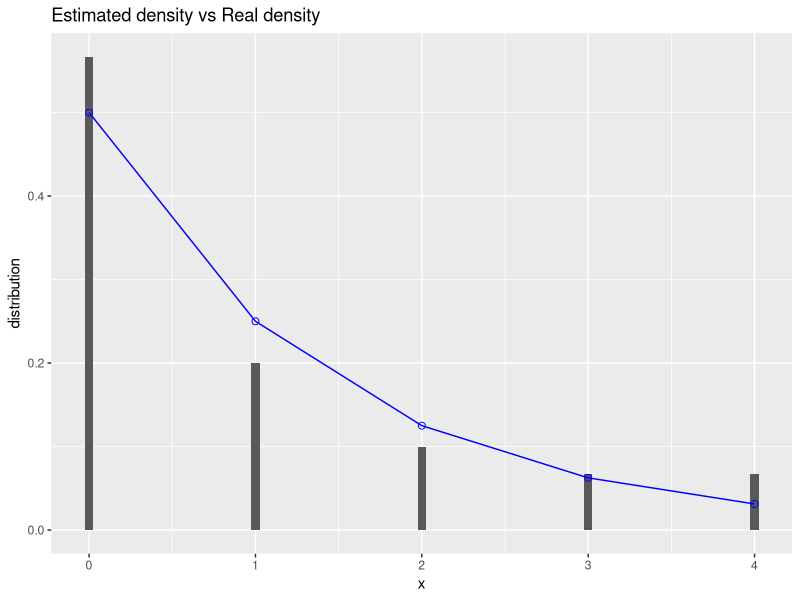
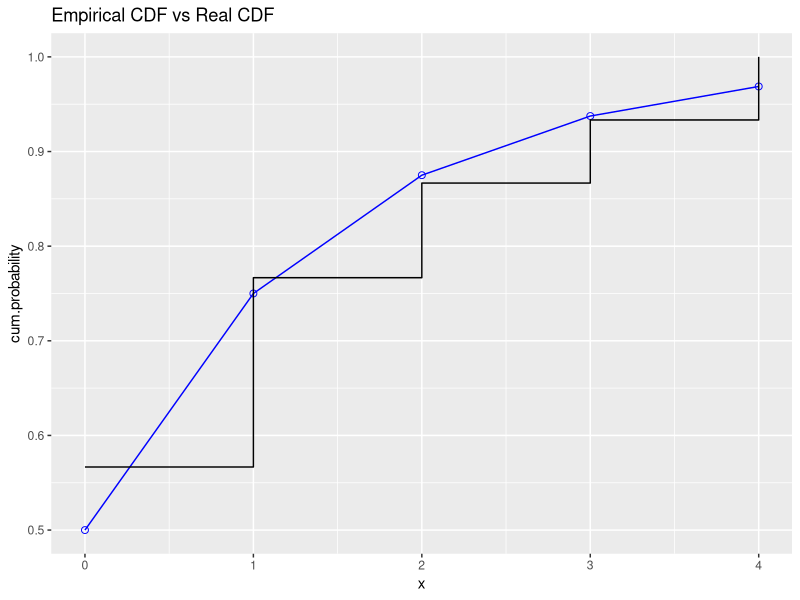
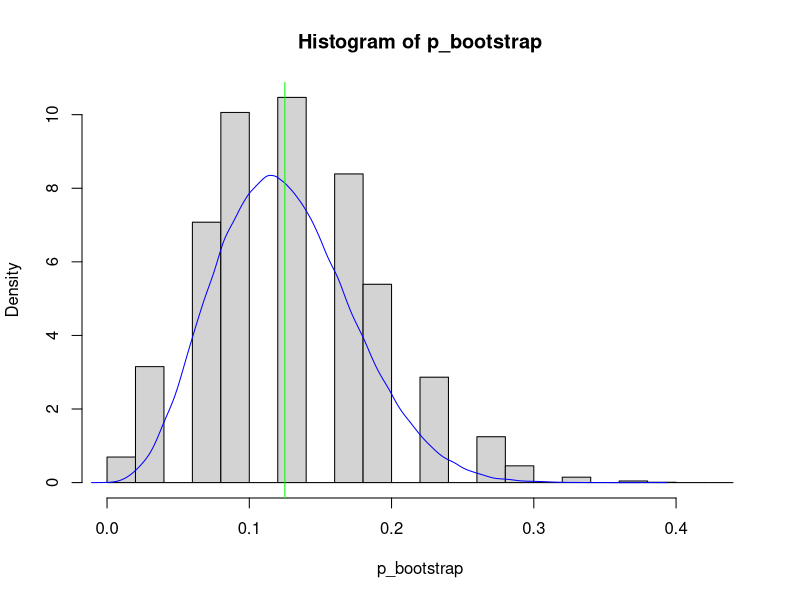
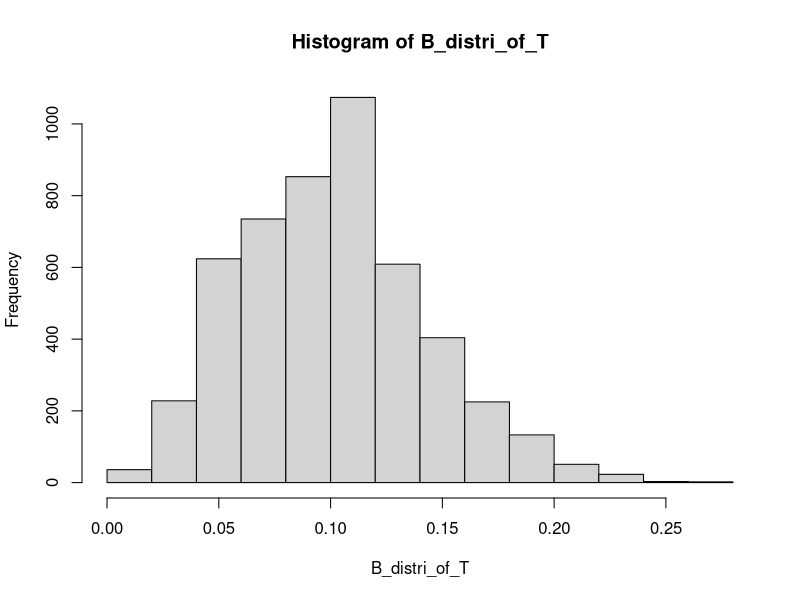
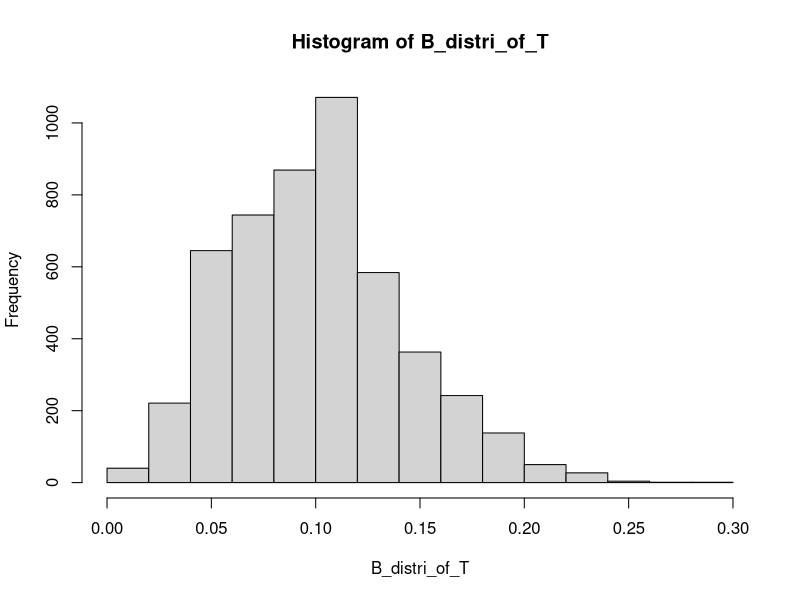

Write R code to recreate these figures, in order.
## ---- chunk 1
library(dplyr)
library(ggplot2)

n = 30 
p = 0.5
sample = as.data.frame(read.csv("data/sample.csv"))
sample = sample %>% rename("ID" = X, "obs" = x) %>% arrange(obs)

distribution = table(sample %>% summarize(obs))/n

## ---- chunk 2
theta_F = (1-p)^3
mu_hat = mean(sample$obs)
p_hat = 1/ (mu_hat+1) 
T_p = (1-p_hat)^3 # T(X) in the parametric case

T_n = 1 - 1/30 * (sum(sample$obs<=2)) # = T(X) in the non paramatric case 
## ---- chunk 3
x = seq(0, max(sample$obs), 1)
ggplot(mapping=aes(x)) +
  labs(title = "Estimated density vs Real density") +
  geom_col(aes(y=distribution), width = 0.05)  + 
  geom_point(aes(y=dgeom(x,p)), colour="blue", shape=1, size=2) +
  geom_line(aes(y=dgeom(x, p)), colour="blue") + 
  scale_y_continuous()

## ---- chunk 4
ggplot(mapping=aes(x)) +
  labs(title="Empirical CDF vs Real CDF", y = "cum.probability") +
  geom_point(mapping = aes(y=pgeom(x,p)), colour="blue", shape=1, size=2) + 
  geom_line(mapping = aes(y=pgeom(x,p)), colour="blue") +
  stat_ecdf(geom="step", pad=F,mapping=aes(x=sample$obs))
## ---- chunk 5
nb_sim = 100000
true_est <- rep(NA, nb_sim)
for (i in 1:100000) {
  Xtrue<-rgeom(n=30, prob=0.5 ) # true distribution
  p_true <- (mean(Xtrue)+1)^(-1)
  true_est[i] = (1-p_true)^3
}

p_bootstrap = rep(NA,nb_sim)
for (i in 1:nb_sim) {
  Xstar <- sample(x=sample$obs, size=30, replace=T)
  p_bootstrap[i] <- 1 - 1/30 * (sum(Xstar<=2))
}
#lines(density(p_bootstrap), col= 'green', type="l", lty=2)
#legend("topright", legend=c("true", "Bootstrap"), col=c("blue", "green"), lty=1:2, cex=0.8)
hist(p_bootstrap, probability = T) # Geometric est discrete donc c est normal qu'il y ait des blancs je pense
lines(density(true_est), col= 'blue', type="l", main="Densities", lty=1  , xlab="p" )
abline(v=theta_F, col= 'green')

## ---- chunk 6
B=1000
## ---- chunk 7
first_term_B <-0
  for (i in 1:B) {
    set.seed(i)
    Xstar = sample(x=sample$obs, size=n, replace=T)
    first_term_B <- first_term_B + (1/B)*( 1 - 1/30 * (sum(Xstar<=2)) )
  }
approx_bias <- first_term_B - T_n
## ---- chunk 8
Var_boot <-0
  for (i in 1:B) {
    set.seed(i)
    Xstar = sample(x=sample$obs, size=n, replace=T)
    first = (1/B)*( 1 - 1/30 * (sum(Xstar<=2)) )^2
    second = ((1/B)*(1-1/30*(sum(Xstar<=2))))^2 
    Var_boot <- Var_boot + (first-second)
  }

## ---- chunk 9
alpha = 0.05
B = 5000

B_distri_of_T <- rep(NA,B) # constitue la distribution de T(X) dont on va choper les quantiles

for (i in 1:B) {
  Xstar <- rgeom(n=30, prob = p_hat) # on genere ici car on est dans le cas parametrique
  mu_star <- mean(Xstar)
  Tstar <- ( 1-(mu_star+1)^(-1) )^3
  B_distri_of_T[i] <- Tstar
}
CI_param_boot <- c(2*T_p - quantile(B_distri_of_T, 1-alpha/2), 2*T_p - quantile(B_distri_of_T, alpha/2))
CI_percen_boot <- c(quantile(B_distri_of_T, alpha/2), quantile(B_distri_of_T, 1-alpha/2))

hist(B_distri_of_T)
CI_param_boot
CI_percen_boot
## ---- chunk 10
alpha = 0.05
B = 5000

B_distri_of_T <- rep(NA,B) # constitue la distribution de T(X) dont on va choper les quantiles

for (i in 1:B) {
  Xstar <- rgeom(n=30, prob = p_hat) # on genere ici car on est dans le cas parametrique
  mu_star <- mean(Xstar)
  Tstar <- ( 1-(mu_star+1)^(-1) )^3
  B_distri_of_T[i] <- Tstar
}
CI_param_boot <- c(2*T_p - quantile(B_distri_of_T, 1-alpha/2), 2*T_p - quantile(B_distri_of_T, alpha/2))
CI_percen_boot <- c(quantile(B_distri_of_T, alpha/2), quantile(B_distri_of_T, 1-alpha/2))

hist(B_distri_of_T)
CI_param_boot
CI_percen_boot
